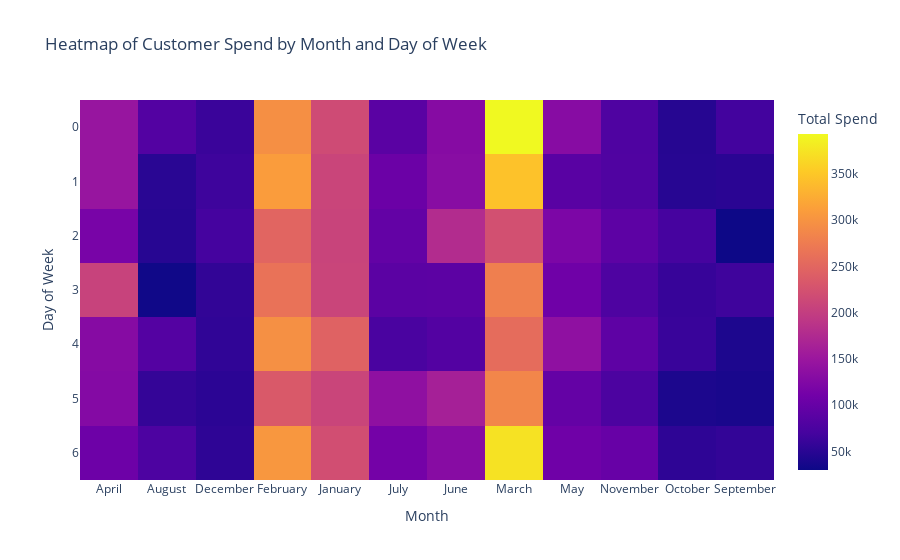

The code cell stored with this chart in its notebook:
### Markdown cell above
### Customer Spend over Time Density Heatmap

### Code cell
heatmap_data = timeseries_df.pivot_table(index='dayofweek', columns='month', values='price_sum', aggfunc='sum')

fig = px.imshow(heatmap_data, 
                labels=dict(x="Month", y="Day of Week", color="Total Spend"), 
                x=heatmap_data.columns, 
                y=heatmap_data.index,
                title='Heatmap of Customer Spend by Month and Day of Week')
fig.write_image('../visuals/customer_spend_over_time_heatmap.png')
fig.show()

### Figure 1 — Plotly figure (JSON) as saved in the notebook; plotly's stock layout.template omitted (floating-point values rounded to 4 significant figures)
{"data": [{"coloraxis": "coloraxis", "hovertemplate": "Month: %{x}<br>Day of Week: %{y}<br>Total Spend: %{z}<extra></extra>", "name": "0", "type": "heatmap", "x": ["April", "August", "December", "February", "January", "July", "June", "March", "May", "November", "October", "September"], "xaxis": "x", "y": [0, 1, 2, 3, 4, 5, 6], "yaxis": "y", "z": [[146600.0, 82150.0, 61930.0, 296000.0, 216400.0, 88240.0, 129500.0, 393300.0, 130600.0, 78290.0, 47280.0, 67870.0], [146500.0, 49710.0, 64450.0, 309000.0, 208700.0, 103800.0, 131900.0, 345300.0, 88010.0, 79400.0, 48110.0, 50220.0], [116000.0, 48520.0, 69840.0, 248200.0, 208300.0, 96480.0, 178100.0, 222400.0, 120400.0, 91530.0, 70650.0, 29810.0], [207100.0, 32130.0, 55790.0, 264000.0, 208900.0, 89500.0, 90130.0, 278800.0, 107800.0, 77780.0, 59670.0, 64960.0], [129689, 83250.0, 54740.0, 296400.0, 244800.0, 74330.0, 82090.0, 256200.0, 138800.0, 92320.0, 61180.0, 40830.0], [128000.0, 57110.0, 51140.0, 234300.0, 209100.0, 138600.0, 162200.0, 286300.0, 97500.0, 75750.0, 40510.0, 38210.0], [105900.0, 76950.0, 52990.0, 304100.0, 221000.0, 112800.0, 130600.0, 373700.0, 107600.0, 100700.0, 53120.0, 56970.0]]}], "layout": {"coloraxis": {"colorbar": {"title": {"text": "Total Spend"}}, "colorscale": [[0, "#0d0887"], [0.1111, "#46039f"], [0.2222, "#7201a8"], [0.3333, "#9c179e"], [0.4444, "#bd3786"], [0.5556, "#d8576b"], [0.6667, "#ed7953"], [0.7778, "#fb9f3a"], [0.8889, "#fdca26"], [1, "#f0f921"]]}, "title": {"text": "Heatmap of Customer Spend by Month and Day of Week"}, "xaxis": {"anchor": "y", "constrain": "domain", "domain": [0, 1], "scaleanchor": "y", "title": {"text": "Month"}}, "yaxis": {"anchor": "x", "autorange": "reversed", "constrain": "domain", "domain": [0, 1], "title": {"text": "Day of Week"}}}}
